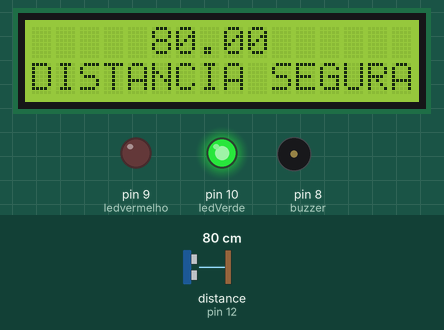
A sketch run on a simulated Arduino Uno, built with avr-gcc and run on an emulated ATmega328P. Parts: 16×2 character LCD, output pins drawn as LEDs (lit = HIGH), buzzer (waves = sounding). Dashed ring = blinking. The inputs (shaded band) are chosen by the test bench; at power-on: distance to the obstacle (sensor on pin 12) 80 cm. The echo pulse lasts 58.3 µs per cm; what the sketch prints to the serial monitor is not drawn.

Above: at 1.2 s.
1.3 s: distance to the obstacle (sensor on pin 12) set to 53 cm
At 3.27 s:
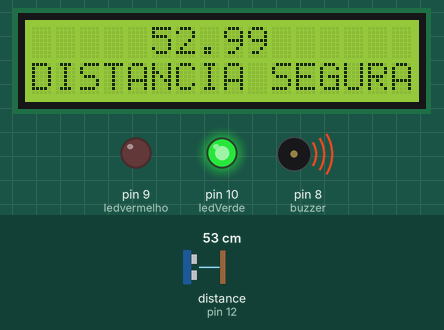
4.3 s: distance to the obstacle (sensor on pin 12) set to 44 cm
At 6.02 s:
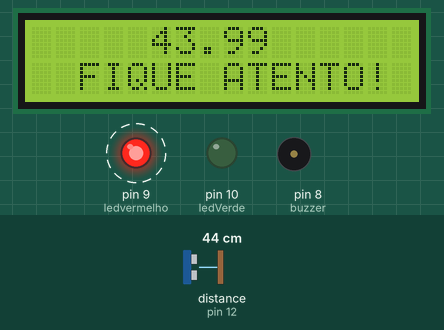
7.1 s: distance to the obstacle (sensor on pin 12) set to 16 cm
At 8.6 s:
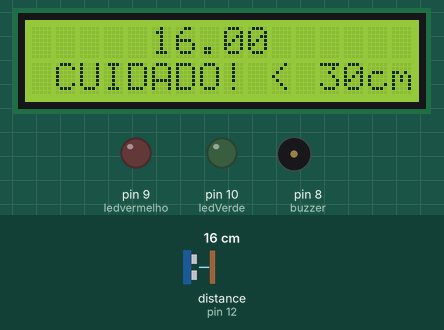
10.3 s: distance to the obstacle (sensor on pin 12) set to 13 cm
At 10.8 s:
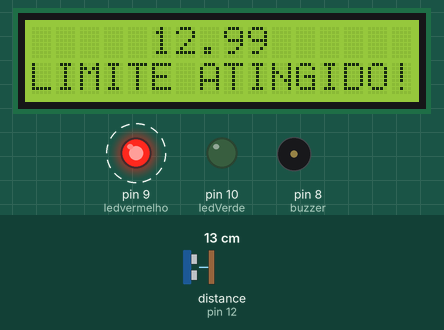
12.5 s: distance to the obstacle (sensor on pin 12) set to 6 cm
At 14.29 s:
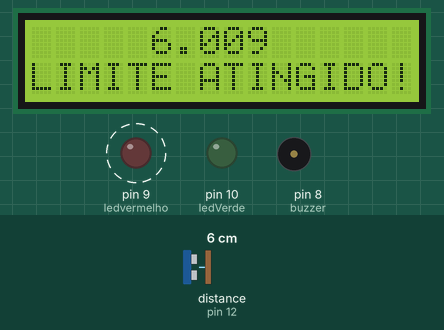
14.4 s: distance to the obstacle (sensor on pin 12) set to 3 cm
At 15.1 s:
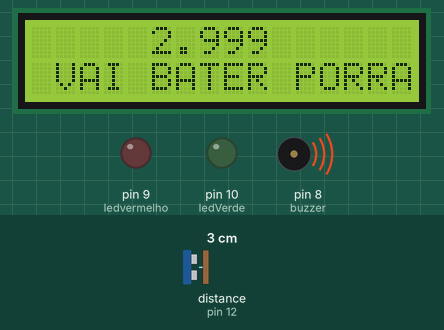
Timing chart, 0 to 18.4 s (numbered marks = the images above; inputs shaded):
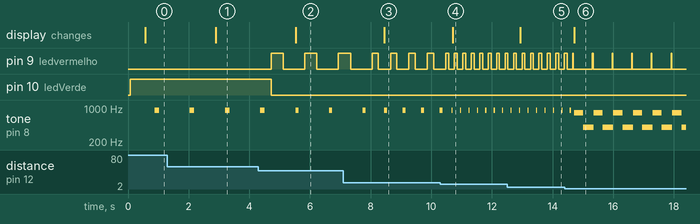

The sketch:

parking_LCD.ino
```cpp
#include <Arduino.h>
#include <Ultrasonic.h>
#include <LiquidCrystal.h>

LiquidCrystal lcd(7,6,5,4,3,2);


Ultrasonic ultrasonic(11, 12); // Trigger na porta 11 e Echo na porta 12

//Declarando os LED como constantes em seus respectivos pinos
#define ledvermelho 9
#define ledVerde 10

//Declarando buzzer
#define buzzer 8

long microsec = 0; // variaveis de controle
float distanciacm = 0;

void setup() {
  Serial.begin(9600); //Inicializando o serial monitor
  pinMode(ledvermelho, OUTPUT);
  pinMode(ledVerde, OUTPUT);
  lcd.begin(16, 2);
  lcd.clear();
}

void loop() {

      microsec = ultrasonic.timing();

       //Convertendo a distância em CM
      distanciacm = ultrasonic.convert(microsec, Ultrasonic::CM);

      Serial.print("DISTÂNCIA-> ");
      Serial.print(distanciacm);// mostrar a distancia na porta serial
      Serial.println(" cm");// colocar unidade de medida
      ledDistancia();
      alerDist();
      lcdPrint();
      musicBuzzer();

}

void ledDistancia() {

  //Desliga todos os LEDs
  digitalWrite(ledvermelho, LOW);
  digitalWrite(ledVerde, LOW);

  // criando as condicoes se a distancia for entre 30 cm e 20 cm
  if (distanciacm >= 50) {
    digitalWrite(ledVerde, HIGH); //liga o LED verde
  }
  if (distanciacm < 50 and distanciacm >= 30) {
    digitalWrite(ledvermelho, HIGH); //liga o LED vermelho
    delay(400);
    digitalWrite(ledvermelho, LOW); //desliga o LED vermelho
    delay(400);
  }
  if (distanciacm < 30 and distanciacm >= 15) {
    digitalWrite(ledvermelho, HIGH);
    delay(200);
    digitalWrite(ledvermelho, LOW);
    delay(200);
  }
  if (distanciacm < 15 and distanciacm >= 5) {
    digitalWrite(ledvermelho, HIGH);
    delay(90);
    digitalWrite(ledvermelho, LOW);
    delay(90);
  }
  if (distanciacm < 5 and distanciacm >= 0) {
    digitalWrite(ledvermelho, HIGH);
    delay(20);
    digitalWrite(ledvermelho, LOW);
    delay(20);
  }
}

void alerDist(){
  if (distanciacm >= 50) {
    Serial.println("DISTANCIA SEGURA");
    delay(500);

    lcd.setCursor(5, 0);
    lcd.print(distanciacm);

    lcd.setCursor(0, 1);
    lcd.print("DISTANCIA SEGURA");
  }

  if (distanciacm < 50 and distanciacm >= 30) {
    Serial.println("FIQUE ATENTO!");


    lcd.setCursor(5, 0);
    lcd.print(distanciacm);

    lcd.setCursor(0, 1);
    lcd.print("  FIQUE ATENTO! ");
  }
  if (distanciacm < 30 and distanciacm >= 15) {
    Serial.println("CUIDADO! MENOS DE 30CM");

    lcd.setCursor(5, 0);
    lcd.print(distanciacm);

    lcd.setCursor(0, 1);
    lcd.print(" CUIDADO! < 30cm");
  }
  if (distanciacm < 15 and distanciacm >= 5) {
    Serial.println("ALERTA! LIMITE RECOMENDADO ATINGIDO");

    lcd.setCursor(5, 0);
    lcd.print(distanciacm);

    lcd.setCursor(0, 1);
    lcd.print("LIMITE ATINGIDO!");
  }
  if (distanciacm < 5 and distanciacm >= 0) {
    Serial.println("VAI BATER, PORR*!!!!!");

    lcd.setCursor(5, 0);
    lcd.print(distanciacm);

    lcd.setCursor(0, 1);
    lcd.print(" VAI BATER PORRA!");
  }
}

void lcdPrint(){
  if (distanciacm >= 50) {
    delay(300);

    lcd.setCursor(5, 0);
    lcd.print(distanciacm);

    lcd.setCursor(0, 1);
    lcd.print("DISTANCIA SEGURA");
  }

  if (distanciacm < 50 and distanciacm >= 30) {

    lcd.setCursor(5, 0);
    lcd.print(distanciacm);

    lcd.setCursor(0, 1);
    lcd.print("  FIQUE ATENTO! ");
  }
  if (distanciacm < 30 and distanciacm >= 15) {

    lcd.setCursor(5, 0);
    lcd.print(distanciacm);

    lcd.setCursor(0, 1);
    lcd.print(" CUIDADO! < 30cm");
  }
  if (distanciacm < 15 and distanciacm >= 5) {

    lcd.setCursor(5, 0);
    lcd.print(distanciacm);

    lcd.setCursor(0, 1);
    lcd.print("LIMITE ATINGIDO!");
  }
  if (distanciacm < 5 and distanciacm >= 0) {

    lcd.setCursor(5, 0);
    lcd.print(distanciacm);

    lcd.setCursor(0, 1);
    lcd.print(" VAI BATER PORRA!");
  }
}

void musicBuzzer(){
  if (distanciacm >= 50) {
    tone(buzzer, 900);
    delay(150);
    noTone(buzzer);
    delay(200);
  }

  if (distanciacm < 50 and distanciacm >= 30) {
    tone(buzzer, 900);
    delay(100);
    noTone(buzzer);
    delay(200);
  }
  if (distanciacm < 30 and distanciacm >= 15) {

    tone(buzzer, 900);
    delay(90);
    noTone(buzzer);
    delay(110);

  }
  if (distanciacm < 15 and distanciacm >= 5) {
    tone(buzzer, 900);
    delay(35);
    noTone(buzzer);
    delay(55);

  }
  if (distanciacm < 5 and distanciacm >= 0) {
    tone(buzzer, 800);
    delay(300);
    tone(buzzer, 400);
    delay(300);

  }
}
```

Measured:
- the behaviour switches between 50 and 49 cm on distance to the obstacle (sensor on pin 12) (found by bisection; images 1 and 2)
- the behaviour switches between 15 and 14 cm on distance to the obstacle (sensor on pin 12) (found by bisection; images 3 and 4)
- the behaviour switches between 5 and 4 cm on distance to the obstacle (sensor on pin 12) (found by bisection; images 5 and 6)
- after the input at 1.3 s, the display: changes after 1.6 s (image 1)
- after the input at 4.3 s, pin 9 (ledvermelho): alternates HIGH for 0.40 s and LOW for 0.71 s, starting after 0.42 s; pin 10 (ledVerde): HIGH → LOW after 0.42 s; the display: changes after 1.2 s (image 2)
- after the input at 7.1 s, tone on pin 8 (buzzer): alternates 900 Hz for 0.09 s and silent for 0.52 s, starting after 1.4 s; the display: changes after 1.4 s (image 3)
- after the input at 10.3 s, pin 9 (ledvermelho): alternates HIGH for 0.09 s and LOW for 0.19 s, starting after 0.27 s; tone on pin 8 (buzzer): alternates 900 Hz for 0.04 s and silent for 0.24 s, starting after 0.37 s; the display: changes after 0.41 s (image 4)
- after the input at 12.5 s, the display: changes after 0.44 s (image 5)
- after the input at 14.4 s, the display: changes after 0.31 s (image 6)
